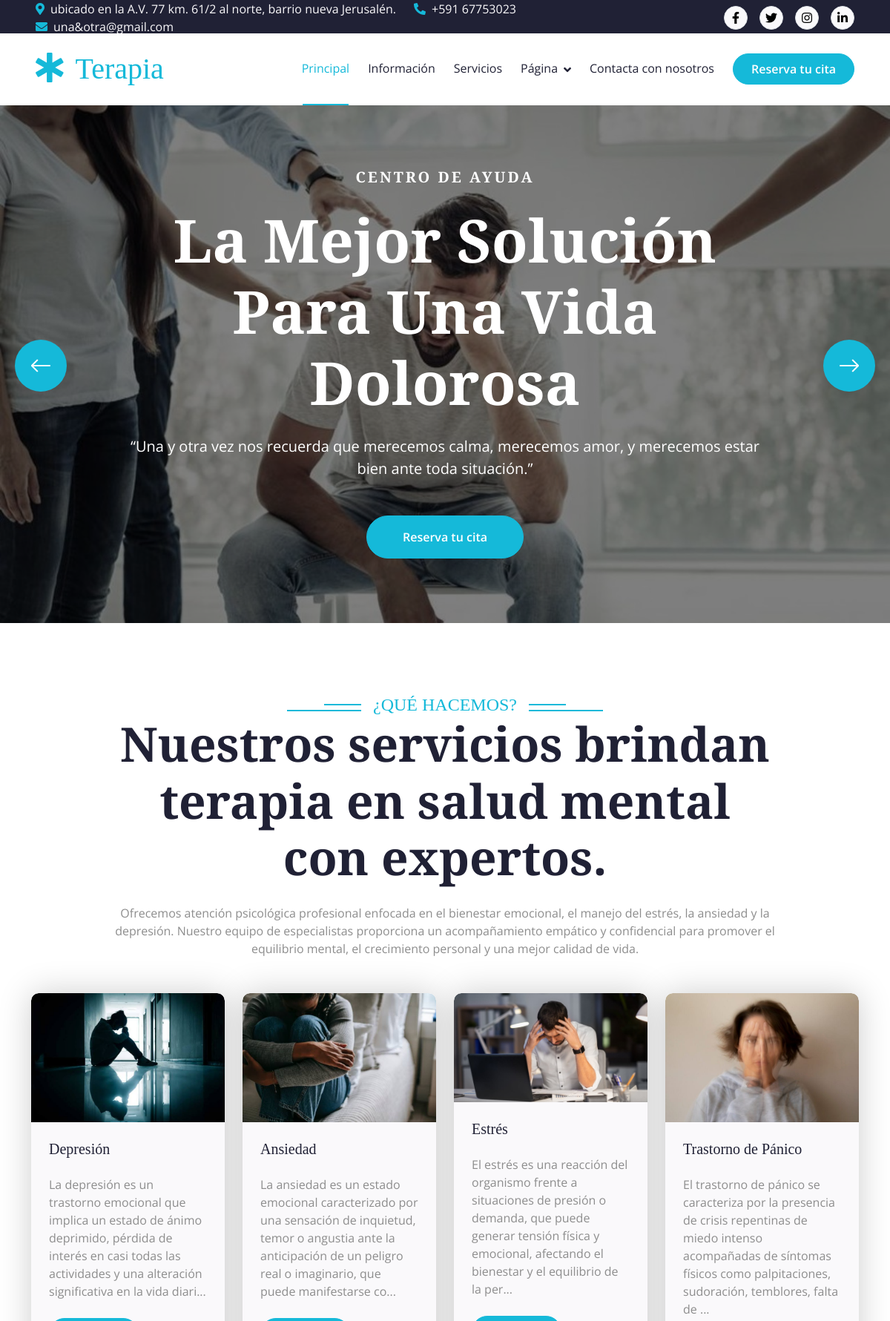
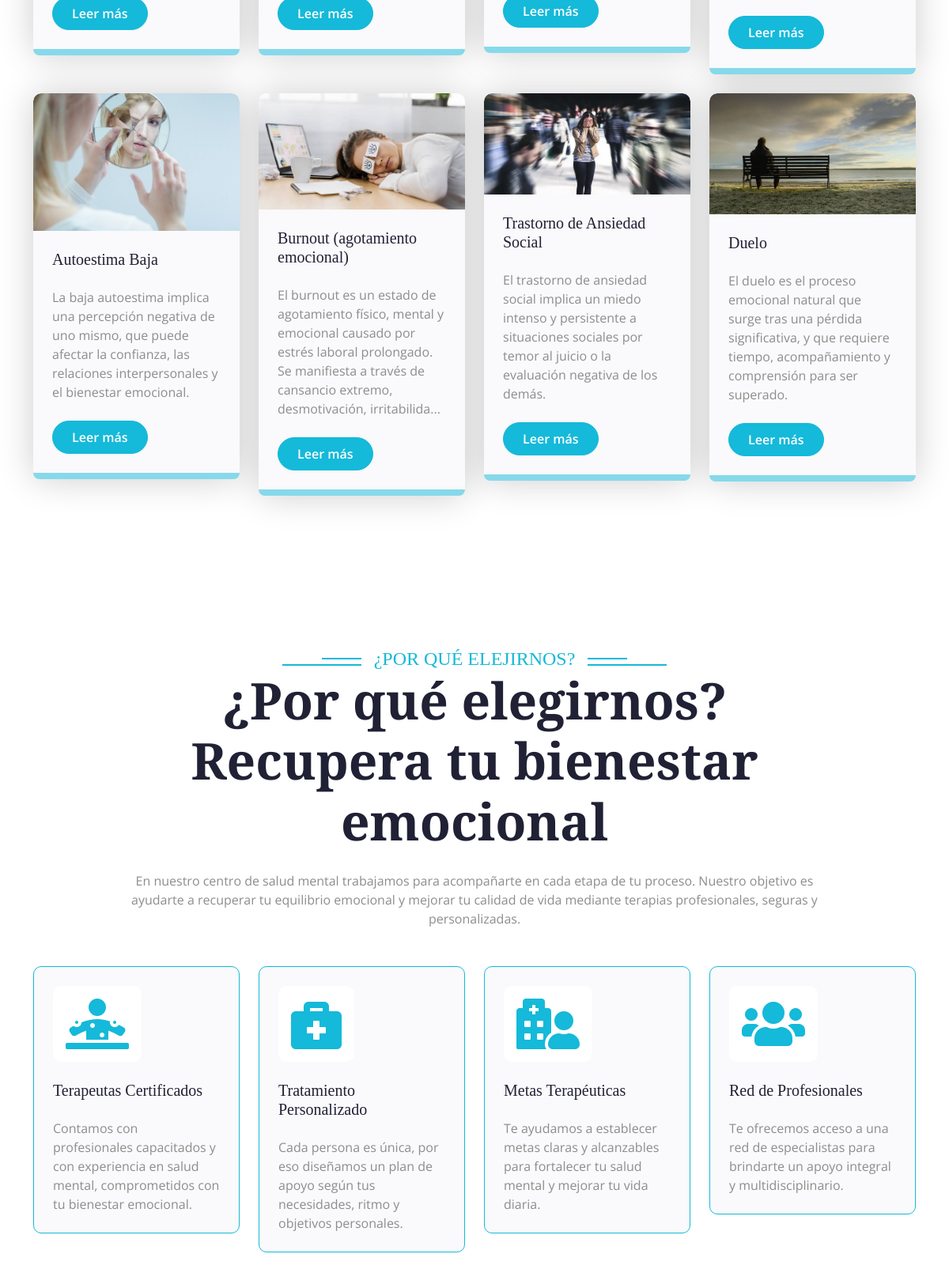
The page / (upper part) on the database its author committed (2 pictures, top to bottom).
### tables this page shows
CREATE TABLE `slides` (
  `id` INT UNSIGNED AUTO_INCREMENT PRIMARY KEY,
  `image` VARCHAR(255) NOT NULL,
  `subtitle` VARCHAR(150) NULL,
  `title` VARCHAR(255) NULL,
  `description` TEXT NULL,
  `button_text` VARCHAR(80) NULL,
  `button_link` VARCHAR(255) NULL,
  `sort_order` INT DEFAULT 0,
  `status` TINYINT(1) DEFAULT 1
);

CREATE TABLE `content_blocks` (
  `id` INT UNSIGNED AUTO_INCREMENT PRIMARY KEY,
  `block_key` VARCHAR(80) NOT NULL UNIQUE,
  `title` VARCHAR(255) NULL,
  `subtitle` VARCHAR(255) NULL,
  `body` TEXT NULL,
  `image` VARCHAR(255) NULL
);

CREATE TABLE `services` (
  `id` INT UNSIGNED AUTO_INCREMENT PRIMARY KEY,
  `title` VARCHAR(150) NOT NULL,
  `slug` VARCHAR(150) NOT NULL UNIQUE,
  `short_description` TEXT NULL,
  `image` VARCHAR(255) NULL,
  `icon` VARCHAR(60) DEFAULT 'fa-diagnoses',
  `content` LONGTEXT NULL,
  `sort_order` INT DEFAULT 0,
  `status` TINYINT(1) DEFAULT 1
);

CREATE TABLE `features` (
  `id` INT UNSIGNED AUTO_INCREMENT PRIMARY KEY,
  `icon` VARCHAR(60) DEFAULT 'fa-heart',
  `title` VARCHAR(150) NOT NULL,
  `description` TEXT NULL,
  `sort_order` INT DEFAULT 0,
  `status` TINYINT(1) DEFAULT 1
);

### app/core/Controller.php (called while the page is built, shortened)
<?php
abstract class Controller
{
    protected function view(string $view, array $data = []): void
    {
        extract($data);
        require VIEWS_PATH . '/partials/header.php';
        require VIEWS_PATH . "/{$view}.php";
        require VIEWS_PATH . '/partials/footer.php';
    }
}

### app/controllers/HomeController.php (called while the page is built)
<?php
class HomeController extends Controller
{
    public function index(): void
    {
        $serviceModel = new Service();
        $featureModel = new Feature();
        $teamModel = new TeamMember();
        $testimonialModel = new Testimonial();
        $slideModel = new Slide();
        $blockModel = new ContentBlock();
        $blocks = [];
        foreach (['home_services', 'home_features', 'home_appointment', 'home_team', 'home_testimonial'] as $key) {
            $blocks[$key] = $blockModel->getByKey($key);
        }
        $this->view('home', [
            'currentRoute'  => 'home',
            'pageTitle'     => 'Inicio',
            'slides'        => $slideModel->allActive(),
            'services'      => $serviceModel->allActive(),
            'features'      => $featureModel->allActive(),
            'team'          => $teamModel->allActive(),
            'testimonials'  => $testimonialModel->allActive(),
            'blocks'        => $blocks,
        ]);
    }
}

### index.php (called while the page is built, shortened)
<?php
require APP_PATH . '/helpers/functions.php';
$router = new Router();
$router->get('/', function () {
    (new HomeController())->index();
});
$router->get('/servicios', function () {
    (new ServiceController())->index();
});
$router->get('/servicio/{slug}', function (string $slug) {
    (new ServiceController())->show($slug);
});
$router->get('/sobre-nosotros', function () {
    (new PageController())->about();
});
$router->get('/equipo', function () {
    (new PageController())->team();
});
$router->get('/motivacion', function () {
    (new PageController())->testimonial();
});
$router->get('/caracteristicas', function () {
    (new PageController())->feature();
});
$router->get('/cita', function () {
    (new PageController())->appointment();
});
$router->post('/cita', function () {
    (new PageController())->storeAppointment();
});
$router->get('/contacto', function () {
    (new ContactController())->index();
});
$router->post('/contacto', function () {
    (new ContactController())->store();
});
$router->get('/admin/login', function () {
    (new AdminAuthController())->loginForm();
});
$router->post('/admin/login', function () {
    (new AdminAuthController())->login();
});
$router->get('/admin/logout', function () {
    (new AdminAuthController())->logout();
});
$router->get('/admin', function () {
    (new AdminDashboardController())->index();
});
$router->get('/admin/services', fn() => (new AdminServiceController())->index());
$router->get('/admin/services/create', fn() => (new AdminServiceController())->create());
$router->get('/admin/services/edit/{id}', fn($id) => (new AdminServiceController())->edit((int)$id));
$router->post('/admin/services/store', fn() => (new AdminServiceController())->store());
$router->get('/admin/services/delete/{id}', fn($id) => (new AdminServiceController())->delete((int)$id));
$router->get('/admin/slides', fn() => (new AdminSlideController())->index());
$router->get('/admin/slides/create', fn() => (new AdminSlideController())->create());
$router->get('/admin/slides/edit/{id}', fn($id) => (new AdminSlideController())->edit((int)$id));
$router->post('/admin/slides/store', fn() => (new AdminSlideController())->store());
$router->get('/admin/slides/delete/{id}', fn($id) => (new AdminSlideController())->delete((int)$id));
$router->get('/admin/features', fn() => (new AdminFeatureController())->index());
$router->get('/admin/features/create', fn() => (new AdminFeatureController())->create());
$router->get('/admin/features/edit/{id}', fn($id) => (new AdminFeatureController())->edit((int)$id));
$router->post('/admin/features/store', fn() => (new AdminFeatureController())->store());
$router->get('/admin/features/delete/{id}', fn($id) => (new AdminFeatureController())->delete((int)$id));
$router->get('/admin/team', fn() => (new AdminTeamController())->index());
$router->get('/admin/team/create', fn() => (new AdminTeamController())->create());
$router->get('/admin/team/edit/{id}', fn($id) => (new AdminTeamController())->edit((int)$id));
$router->post('/admin/team/store', fn() => (new AdminTeamController())->store());
$router->get('/admin/team/delete/{id}', fn($id) => (new AdminTeamController())->delete((int)$id));
$router->get('/admin/testimonials', fn() => (new AdminTestimonialController())->index());
$router->get('/admin/testimonials/create', fn() => (new AdminTestimonialController())->create());
$router->get('/admin/testimonials/edit/{id}', fn($id) => (new AdminTestimonialController())->edit((int)$id));
$router->post('/admin/testimonials/store', fn() => (new AdminTestimonialController())->store());
$router->get('/admin/testimonials/delete/{id}', fn($id) => (new AdminTestimonialController())->delete((int)$id));
$router->get('/admin/content-blocks', fn() => (new AdminContentBlockController())->index());
$router->get('/admin/content-blocks/edit/{key}', fn($key) => (new AdminContentBlockController())->edit($key));
$router->post('/admin/content-blocks/store', fn() => (new AdminContentBlockController())->store());
$router->get('/admin/settings', fn() => (new AdminSettingsController())->index());
$router->post('/admin/settings/store', fn() => (new AdminSettingsController())->store());
$router->get('/admin/messages', fn() => (new AdminMessageController())->index());
$router->get('/admin/messages/{id}', fn($id) => (new AdminMessageController())->show((int)$id));
$router->get('/admin/messages/delete/{id}', fn($id) => (new AdminMessageController())->delete((int)$id));
$router->dispatch();

### app/core/Model.php (called while the page is built, shortened)
<?php
abstract class Model
{
    protected PDO $db;
    protected string $table;
    public function __construct()
    {
        $this->db = Database::getInstance();
    }
    public function allActive(string $orderBy = 'sort_order ASC, id ASC'): array
    {
        $stmt = $this->db->query("SELECT * FROM {$this->table} WHERE status = 1 ORDER BY {$orderBy}");
        return $stmt->fetchAll();
    }
    public function findBy(string $column, $value): ?array
    {
        $stmt = $this->db->prepare("SELECT * FROM {$this->table} WHERE {$column} = ? LIMIT 1");
        $stmt->execute([$value]);
        $row = $stmt->fetch();
        return $row ?: null;
    }
}

### app/core/Database.php (called while the page is built)
<?php
class Database
{
    private static ?PDO $instance = null;
    public static function getInstance(): PDO
    {
        if (self::$instance === null) {
            $dsn = 'mysql:host=' . DB_HOST . ';dbname=' . DB_NAME . ';charset=' . DB_CHARSET;
            try {
                self::$instance = new PDO($dsn, DB_USER, DB_PASS, [
                    PDO::ATTR_ERRMODE            => PDO::ERRMODE_EXCEPTION,
                    PDO::ATTR_DEFAULT_FETCH_MODE => PDO::FETCH_ASSOC,
                    PDO::ATTR_EMULATE_PREPARES   => false,
                ]);
            } catch (PDOException $e) {
                if (APP_DEBUG) {
                    die('Error de conexión a la base de datos: ' . $e->getMessage());
                }
                die('No se pudo conectar a la base de datos.');
            }
        }
        return self::$instance;
    }
}

### app/helpers/functions.php (called while the page is built, shortened)
<?php
function excerpt(?string $text, int $length = 150): string
{
    $text = $text ?? '';
    if (function_exists('mb_strimwidth')) {
        return mb_strimwidth($text, 0, $length, '...');
    }
    return strlen($text) > $length ? substr($text, 0, $length - 3) . '...' : $text;
}
function e(?string $value): string
{
    return htmlspecialchars($value ?? '', ENT_QUOTES, 'UTF-8');
}
function base_url(string $path = ''): string
{
    return rtrim(BASE_URL, '/') . '/' . ltrim($path, '/');
}
function image_url(?string $filename, string $fallback = 'img/service-1.jpg'): string
{
    return UPLOADS_URL . '/' . ltrim($filename, '/');
}

### app/models/ContentBlock.php (called while the page is built, shortened)
<?php
class ContentBlock extends Model
{
    public function getByKey(string $key): array
    {
        return $this->findBy('block_key', $key) ?? [
            'block_key' => $key,
            'title' => '',
            'subtitle' => '',
            'body' => '',
            'image' => '',
        ];
    }
}

### app/views/home.php (the view, shortened to what this page needs)
<div class="container-fluid position-relative p-0">
    <div class="header-carousel owl-carousel">
        <?php foreach ($slides as $slide): ?>
            <div class="header-carousel-item">
                <img src="<?= image_url($slide['image']) ?>" class="img-fluid w-100" alt="">
                <div class="carousel-caption">
                    <div class="carousel-caption-content p-3">
                        <?php if (!empty($slide['subtitle'])): ?>
                            <h5 class="text-white text-uppercase fw-bold mb-4" style="letter-spacing: 3px;"><?= e($slide['subtitle']) ?></h5>
                        <?php endif; ?>
                        <h1 class="display-1 text-capitalize text-white mb-4"><?= e($slide['title']) ?></h1>
                        <p class="mb-5 fs-5">&ldquo;<?= e($slide['description']) ?>&rdquo;</p>
                        <?php if (!empty($slide['button_text'])): ?>
                            <a class="btn btn-primary rounded-pill text-white py-3 px-5" href="<?= base_url($slide['button_link'] ?: '/contacto') ?>"><?= e($slide['button_text']) ?></a>
                        <?php endif; ?>
                    </div>
                </div>
            </div>
        <?php endforeach; ?>
    </div>
</div>
<div class="container-fluid service py-5">
    <div class="container py-5">
        <div class="section-title mb-5 wow fadeInUp" data-wow-delay="0.2s">
            <div class="sub-style">
                <h4 class="sub-title px-3 mb-0"><?= e($blocks['home_services']['subtitle']) ?></h4>
            </div>
            <h1 class="display-3 mb-4"><?= e($blocks['home_services']['title']) ?></h1>
            <p class="mb-0"><?= e($blocks['home_services']['body']) ?></p>
        </div>
        <div class="row g-4 justify-content-center">
            <?php foreach ($services as $service): ?>
                <div class="col-md-6 col-lg-4 col-xl-3 wow fadeInUp" data-wow-delay="0.1s">
                    <div class="service-item rounded">
                        <div class="service-img rounded-top">
                            <img src="<?= image_url($service['image']) ?>" class="img-fluid rounded-top w-100" alt="">
                        </div>
                        <div class="service-content rounded-bottom bg-light p-4">
                            <div class="service-content-inner">
                                <h5 class="mb-4"><?= e($service['title']) ?></h5>
                                <p class="mb-4"><?= e(excerpt($service['short_description'] ?? '', 180)) ?></p>
                                <a href="<?= base_url('/servicio/' . $service['slug']) ?>" class="btn btn-primary rounded-pill text-white py-2 px-4 mb-2">Leer más</a>
                            </div>
                        </div>
                    </div>
                </div>
            <?php endforeach; ?>
        </div>
    </div>
</div>
<div class="container-fluid feature py-5">
    <div class="container py-5">
        <div class="section-title mb-5 wow fadeInUp" data-wow-delay="0.1s">
            <div class="sub-style">
                <h4 class="sub-title px-3 mb-0"><?= e($blocks['home_features']['subtitle']) ?></h4>
            </div>
            <h1 class="display-3 mb-4"><?= e($blocks['home_features']['title']) ?></h1>
            <p class="mb-0"><?= e($blocks['home_features']['body']) ?></p>
        </div>
        <div class="row g-4 justify-content-center">
            <?php foreach ($features as $feature): ?>
                <div class="col-md-6 col-lg-4 col-xl-3 wow fadeInUp" data-wow-delay="0.1s">
                    <div class="row-cols-1 feature-item p-4">
                        <div class="col-12">
                            <div class="feature-icon mb-4">
                                <div class="p-3 d-inline-flex bg-white rounded">
                                    <i class="fas <?= e($feature['icon']) ?> fa-4x text-primary"></i>
                                </div>
                            </div>
                            <div class="feature-content d-flex flex-column">
                                <h5 class="mb-4"><?= e($feature['title']) ?></h5>
                                <p class="mb-0"><?= e($feature['description']) ?></p>
                            </div>
                        </div>
                    </div>
                </div>
            <?php endforeach; ?>
        </div>
    </div>
</div>

### rows shown on the page
slides: image (picture), subtitle "CENTRO DE AYUDA", title "La Mejor Solución Para Una Vida Dolorosa", description "Una y otra vez nos recuerda que merecemos calma, merecemos amor, y merecemos estar bien ante toda situación.", button_text "Reserva tu cita"
content_blocks: subtitle "¿QUÉ HACEMOS?", title "Nuestros servicios brindan terapia en salud mental con expertos.", body "Ofrecemos atención psicológica profesional enfocada en el bienestar emocional, el manejo del estrés, la ansiedad y la depresión. Nuestro equipo de especialistas proporciona un acompañamiento empático y confidencial para promover el equilibrio mental, el crecimiento personal y una mejor calidad de vida."
services: image (picture), title "Depresión", short_description "La depresión es un trastorno emocional que implica un estado de ánimo deprimido, pérdida de interés en casi todas las actividades y una alteración significativa en la vida diari..."
services: image (picture), title "Ansiedad", short_description "La ansiedad es un estado emocional caracterizado por una sensación de inquietud, temor o angustia ante la anticipación de un peligro real o imaginario, que puede manifestarse co..."
services: image (picture), title "Estrés", short_description "El estrés es una reacción del organismo frente a situaciones de presión o demanda, que puede generar tensión física y emocional, afectando el bienestar y el equilibrio de la per..."
services: image (picture), title "Trastorno de Pánico", short_description "El trastorno de pánico se caracteriza por la presencia de crisis repentinas de miedo intenso acompañadas de síntomas físicos como palpitaciones, sudoración, temblores, falta de ..."
services: image (picture), title "Autoestima Baja", short_description "La baja autoestima implica una percepción negativa de uno mismo, que puede afectar la confianza, las relaciones interpersonales y el bienestar emocional."
services: image (picture), title "Burnout (agotamiento emocional)", short_description "El burnout es un estado de agotamiento físico, mental y emocional causado por estrés laboral prolongado. Se manifiesta a través de cansancio extremo, desmotivación, irritabilida..."
services: image (picture), title "Trastorno de Ansiedad Social", short_description "El trastorno de ansiedad social implica un miedo intenso y persistente a situaciones sociales por temor al juicio o la evaluación negativa de los demás."
services: image (picture), title "Duelo", short_description "El duelo es el proceso emocional natural que surge tras una pérdida significativa, y que requiere tiempo, acompañamiento y comprensión para ser superado."
content_blocks: subtitle "¿POR QUÉ ELEJIRNOS?", title "¿Por qué elegirnos? Recupera tu bienestar emocional", body "En nuestro centro de salud mental trabajamos para acompañarte en cada etapa de tu proceso. Nuestro objetivo es ayudarte a recuperar tu equilibrio emocional y mejorar tu calidad de vida mediante terapias profesionales, seguras y personalizadas."
features: title "Terapeutas Certificados", description "Contamos con profesionales capacitados y con experiencia en salud mental, comprometidos con tu bienestar emocional."
features: title "Tratamiento Personalizado", description "Cada persona es única, por eso diseñamos un plan de apoyo según tus necesidades, ritmo y objetivos personales."
features: title "Metas Terapéuticas", description "Te ayudamos a establecer metas claras y alcanzables para fortalecer tu salud mental y mejorar tu vida diaria."
features: title "Red de Profesionales", description "Te ofrecemos acceso a una red de especialistas para brindarte un apoyo integral y multidisciplinario."

### other values the page prints
$settings['address'] "ubicado en la A.V. 77 km. 61/2 al norte, barrio nueva Jerusalén."
$settings['phone'] "+591 67753023"
$settings['email'] "una&otra@gmail.com"
$settings['site_name'] "Terapia"
